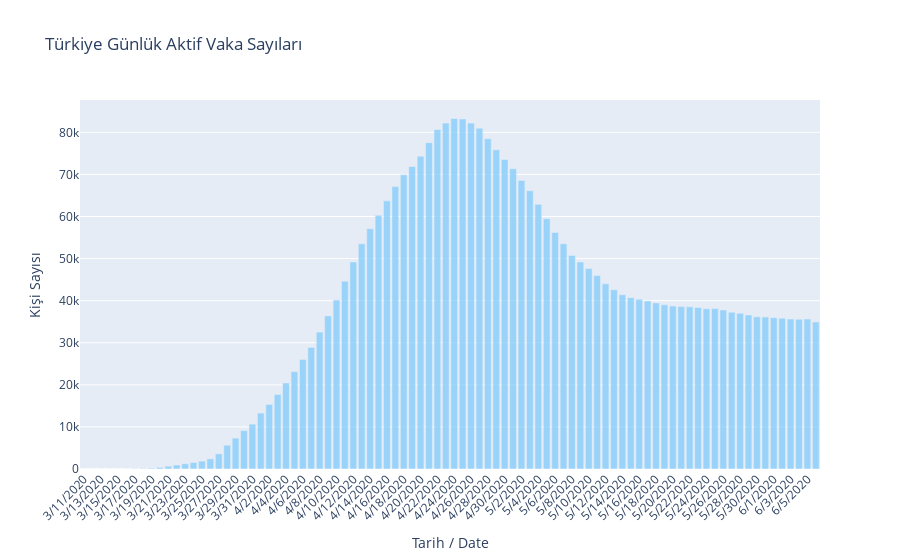

Notebook code cell kept with this figure:
### Code cell
fig = go.Figure(data=[go.Bar(name='Aktif Vaka', x=data['Tarih'], y=data['Aktif Vaka'], marker_color='rgba(135, 206, 250, 0.8)'),])
fig.update_layout(barmode='group', title_text='Türkiye Günlük Aktif Vaka Sayıları', xaxis_tickangle=-45, xaxis= dict(title= 'Tarih / Date'),
                  yaxis= dict(title= 'Kişi Sayısı'))
fig.show()
